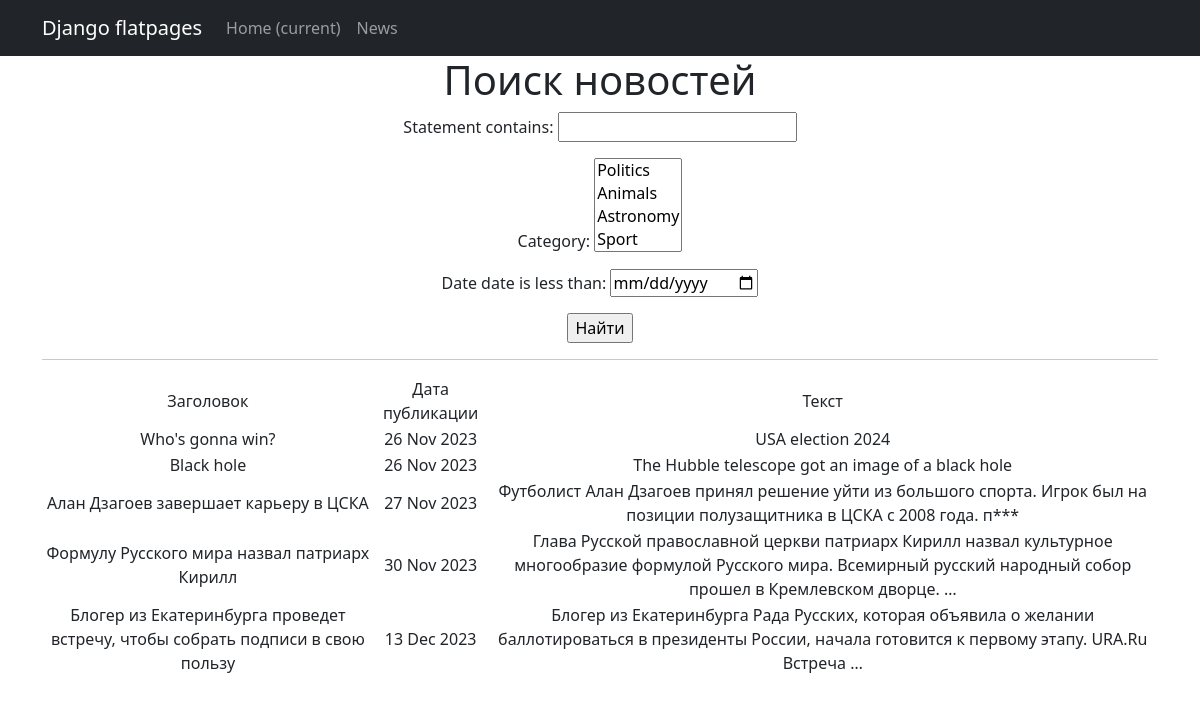
The app's page /news/search/ with its own data.
### News_Portal/models.py (models this page shows, shortened)
class Post(models.Model):
    author = models.ForeignKey(Author, on_delete=models.CASCADE)
    article = 'a'
    news = 'n'
    SELECT = [(article,"статья"), (news, 'новость')]
    type = models.CharField(max_length=1, choices=SELECT, default=news)
    date = models.DateTimeField(auto_now_add=True)
    category = models.ManyToManyField(Category, through='PostCategory')
    statement = models.CharField(max_length=255)
    text = models.TextField()
    rating = models.IntegerField(verbose_name='Рейтинг статьи',default=0)

### News_Portal/views.py (the view)
# urls.py: path('search/', PostSearch.as_view(), name='post_search'),
class PostSearch(ListView):
    model = Post
    ordering = 'date'
    template_name = 'search.html'
    context_object_name = 'news'
    def get_queryset(self):
        queryset = super().get_queryset()
        self.filterset = NewsFilter(self.request.GET, queryset)
        return self.filterset.qs
    def get_context_data(self, **kwargs):
        context = super().get_context_data(**kwargs)
        context['filterset'] = self.filterset
        return context

### News_Portal/models.py (called while the page is built)
    def __str__(self):
        return self.category_name.title()

### News_Portal/templatetags/censor.py (called while the page is built)
@register.filter
def censor(text):
    censored_text = text
    for censored_word in CENSORED_WORDS:
        censored_text = censored_text.replace(censored_word, censored_word[:1] + '*' * (len(censored_word) - 1))
    return censored_text

### templates/search.html (shortened to what this page needs)
{% extends 'flatpages/default.html' %}
{% load censor %}
{% block content %}
   <h1> Поиск новостей </h1>
   <form action="" method="get">
       {{ filterset.form.as_p }}
       <input type="submit" value="Найти" />
   </form>
   <hr>
   {% if news %}
       <table>
           <tr>
               <td>Заголовок</td>
               <td>Дата публикации</td>
               <td>Текст</td>
           </tr>
           {% for post in news %}
           <tr>
               <td>{{ post.statement }}</td>
               <td>{{ post.date|date:'d M Y'  }}</td>
               <td>{{ post.text|truncatewords:20|censor }}</td>
           </tr>
           {% endfor %}
       </table>
   {% else %}
       <h2>Ничего не нашли</h2>
   {% endif %}
{% endblock content %}

### templates/flatpages/default.html (shortened to what this page needs)
<!DOCTYPE html>
<html lang="en">
    <head>
        {% load static %}
        <link href="{% static 'css/styles.css' %}" rel="stylesheet" />
    </head>
    <body>
        <nav class="navbar navbar-expand-lg navbar-dark bg-dark static-top">
            <div class="container">
                <a class="navbar-brand" href="#">Django flatpages</a>
                <div class="collapse navbar-collapse" id="navbarResponsive">
                    <ul class="navbar-nav ml-auto">
                        <li class="nav-item active">
                            <a class="nav-link" href="#">Home
                                <span class="sr-only">(current)</span>
                            </a>
                        </li>
                        <li class="nav-item">
                            <a class="nav-link" href="/news/">News</a>
                        </li>
                    </ul>
                </div>
            </div>
        </nav>
        <div class="container">
            <div class="row">
                <div class="col-lg-12 text-center">
                    {% block content %}{% endblock content %}
                </div>
            </div>
        </div>
    </body>
</html>

### records on screen
Post: statement "Who's gonna win?", date "26 Nov 2023", text|censor "USA election 2024"
Post: statement "Black hole", date "26 Nov 2023", text|censor "The Hubble telescope got an image of a black hole"
Post: statement "Алан Дзагоев завершает карьеру в ЦСКА", date "27 Nov 2023", text|censor "Футболист Алан Дзагоев принял решение уйти из большого спорта. Игрок был на позиции полузащитника в ЦСКА с 2008 года. п***"
Post: statement "Формулу Русского мира назвал патриарх Кирилл", date "30 Nov 2023", text|censor "Глава Русской православной церкви патриарх Кирилл назвал культурное многообразие формулой Русского мира. Всемирный русский народный собор прошел в Кремлевском дворце. …"
Post: statement "Блогер из Екатеринбурга проведет встречу, чтобы собрать подписи в свою пользу", date "13 Dec 2023", text|censor "Блогер из Екатеринбурга Рада Русских, которая объявила о желании баллотироваться в президенты России, начала готовится к первому этапу. URA.Ru Встреча …"
